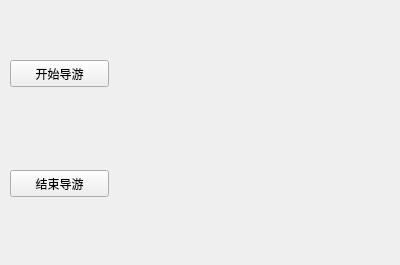
<?xml version="1.0" encoding="UTF-8"?>
<ui version="4.0">
 <class>AutoTouristWindow</class>
 <widget class="QMainWindow" name="AutoTouristWindow">
  <property name="geometry">
   <rect>
    <x>0</x>
    <y>0</y>
    <width>400</width>
    <height>265</height>
   </rect>
  </property>
  <property name="windowTitle">
   <string>MainWindow</string>
  </property>
  <widget class="QWidget" name="centralwidget">
   <widget class="QPushButton" name="pushButton">
    <property name="geometry">
     <rect>
      <x>10</x>
      <y>60</y>
      <width>99</width>
      <height>27</height>
     </rect>
    </property>
    <property name="text">
     <string>开始导游</string>
    </property>
   </widget>
   <widget class="QPushButton" name="pushButton_2">
    <property name="geometry">
     <rect>
      <x>10</x>
      <y>170</y>
      <width>99</width>
      <height>27</height>
     </rect>
    </property>
    <property name="text">
     <string>结束导游</string>
    </property>
   </widget>
   <widget class="QLabel" name="label">
    <property name="geometry">
     <rect>
      <x>110</x>
      <y>0</y>
      <width>291</width>
      <height>281</height>
     </rect>
    </property>
    <property name="text">
     <string/>
    </property>
    <property name="pixmap">
     <pixmap resource="image.qrc">:/picture/image/introduction.png</pixmap>
    </property>
    <property name="scaledContents">
     <bool>true</bool>
    </property>
   </widget>
  </widget>
 </widget>
 <resources>
  <include location="image.qrc"/>
 </resources>
 <connections/>
</ui>
